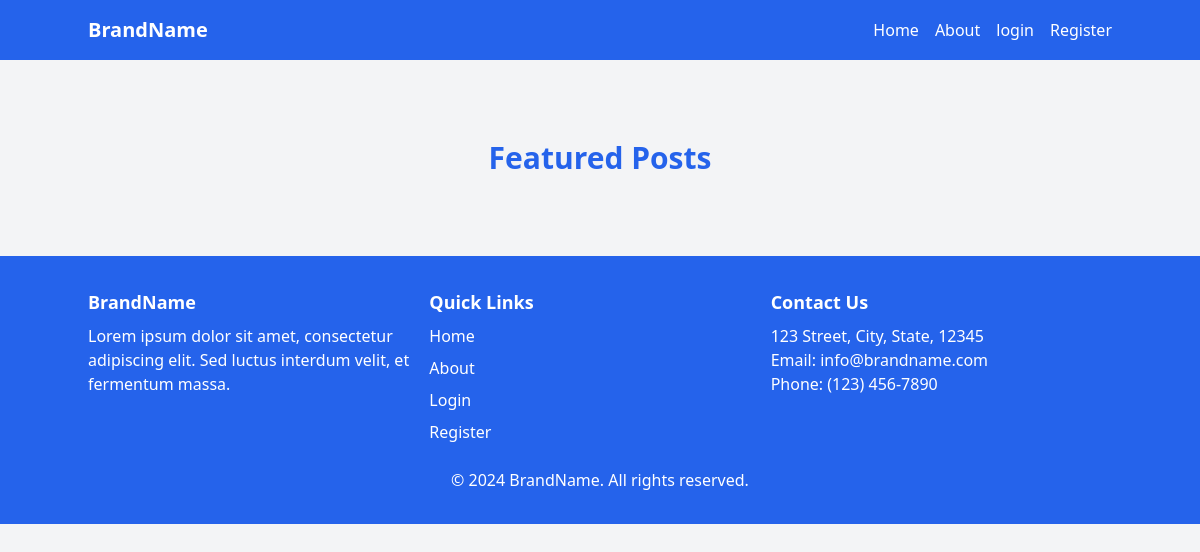
Page /blog/ on the earlier database version.
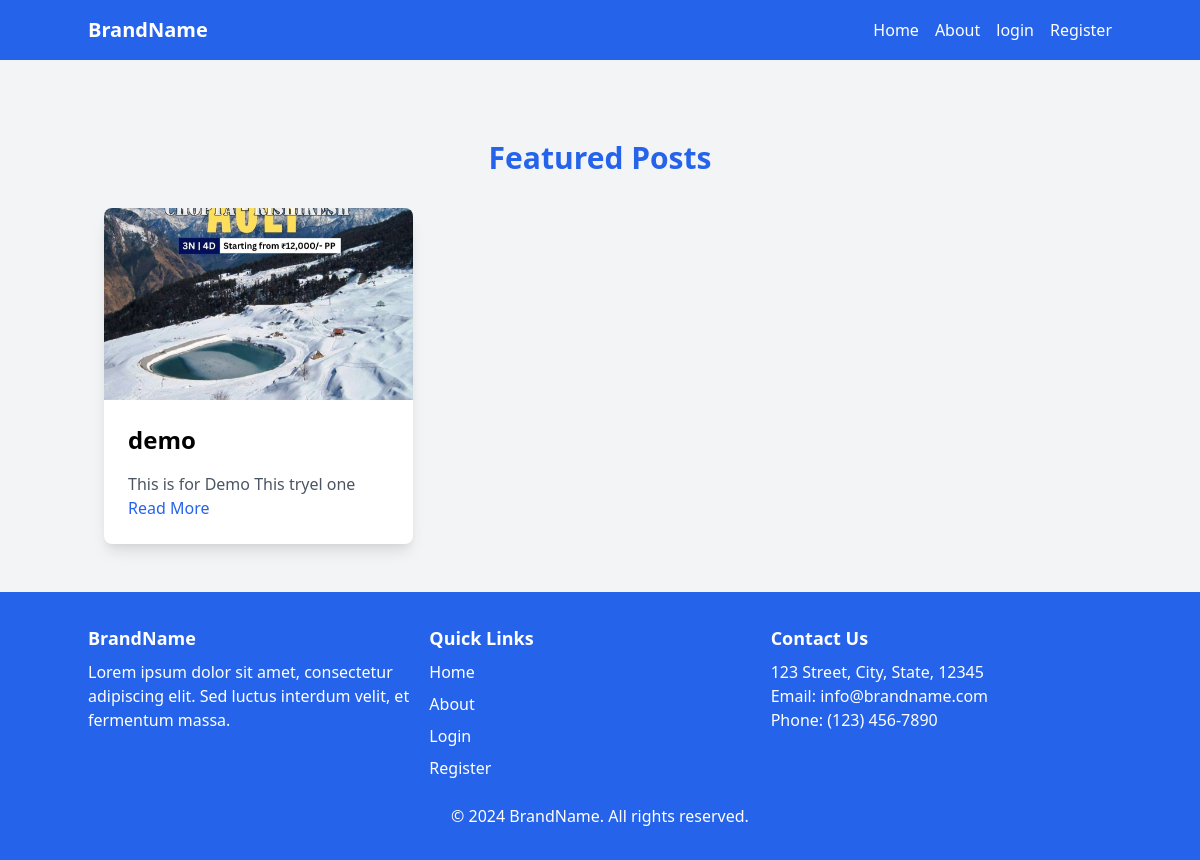
Same page on the later database version.
### myapp1/models.py (models this page shows, shortened)
class BlogPost(models.Model):
    title = models.CharField(max_length=200)
    description = models.TextField()
    image = models.ImageField(upload_to='blog_images/')
    created_at = models.DateTimeField(auto_now_add=True)

### myapp1/views.py (the view)
# urls.py: path('blog/', views.blog_posts, name='blog_posts'),
def blog_posts(request):
    posts = BlogPost.objects.all()
    return render(request, 'blog.html', {'posts': posts})

### Templates/blog.html
{% extends 'base.html' %}
{% block thing %}
<section id="blog" class="py-12">
    <div class="max-w-screen-xl mx-auto px-4">
        <h2 class="text-3xl font-bold text-center text-blue-600 mb-8">Featured Posts</h2>
        <div class="grid grid-cols-1 sm:grid-cols-2 lg:grid-cols-3 gap-8">
            {% for post in posts %}
                <div class="bg-white shadow-lg rounded-lg overflow-hidden">
                    <img src="{{ post.image.url }}" alt="{{ post.title }}" class="w-full h-48 object-cover">
                    <div class="p-6">
                        <h3 class="text-2xl font-semibold">{{ post.title }}</h3>
                        <p class="mt-4 text-gray-600">{{ post.description|truncatewords:20 }}</p>
                        <a href="#" class="mt-4 text-blue-600">Read More</a>
                    </div>
                </div>
            {% endfor %}
        </div>
    </div>
</section>
{% endblock %}

Differences in the rows shown:
added BlogPost: image (picture), title "demo", description "This is for Demo This tryel one"
